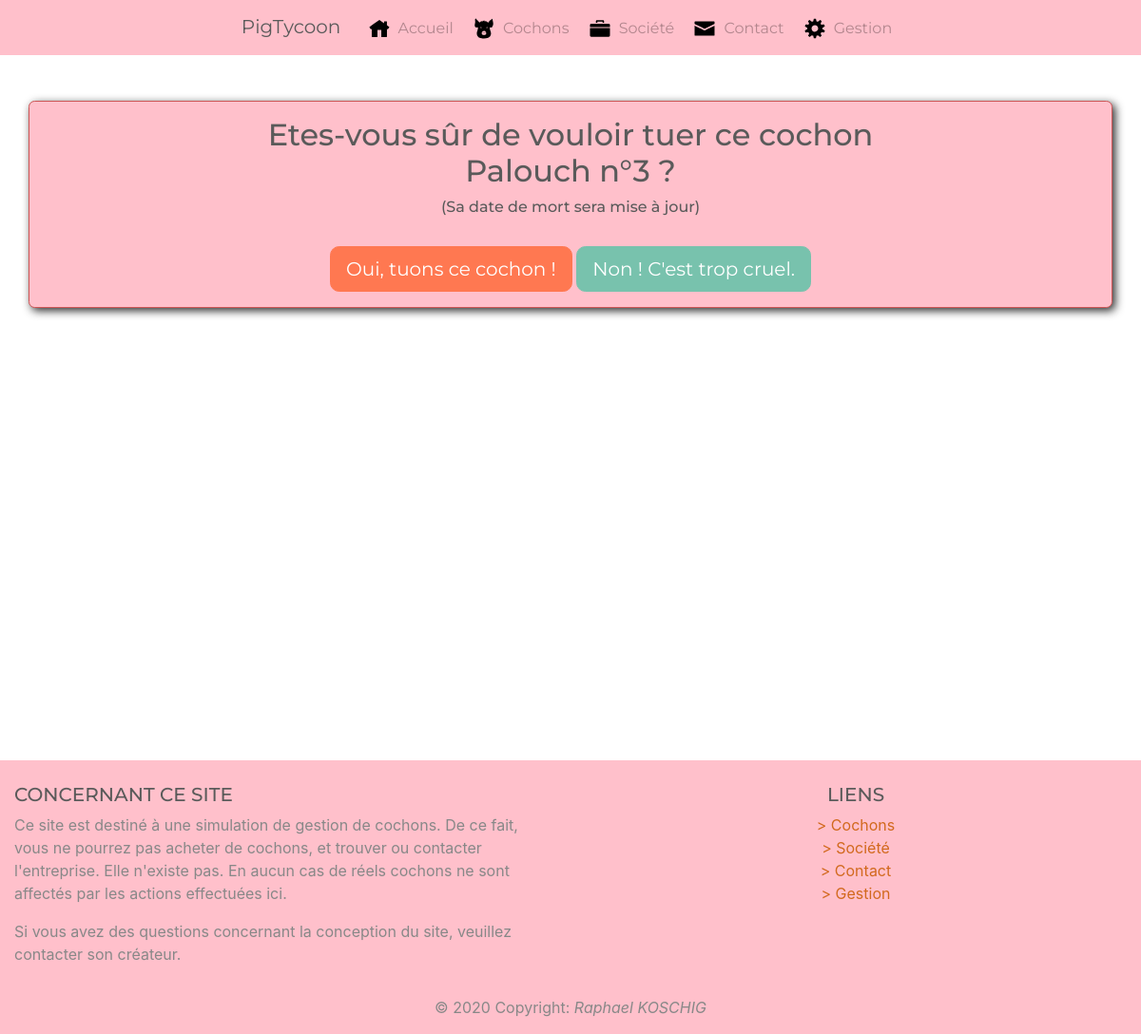
The page /index.php?action=killPig&id=3 on the database as committed earlier.
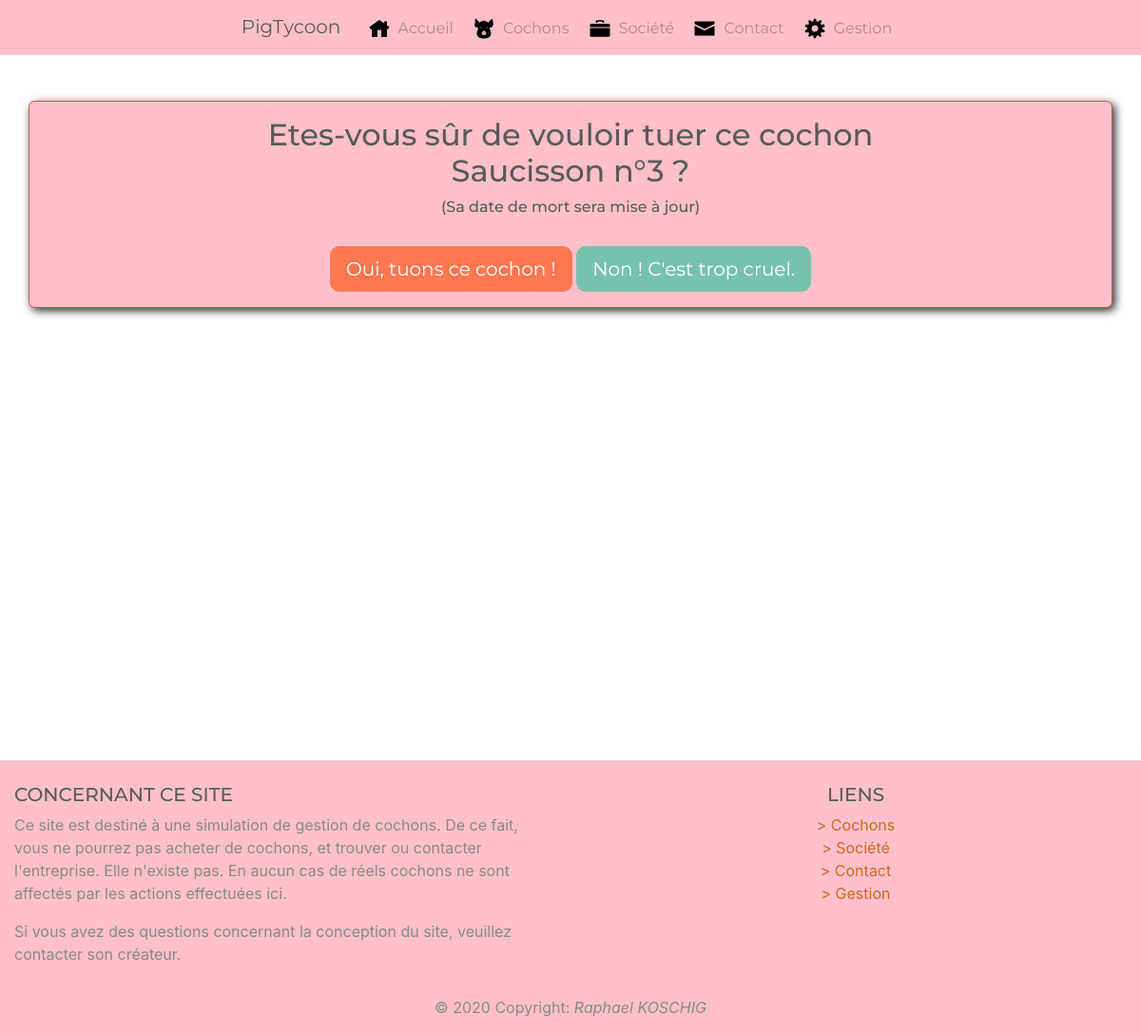
The same page on the database as committed later.
### tables this page shows
CREATE TABLE IF NOT EXISTS `pig` (
  `id_pig` int(11) NOT NULL AUTO_INCREMENT,
  `name_pig` varchar(100) NOT NULL,
  `sex_pig` tinyint(4) NOT NULL,
  `weight_pig` decimal(7,3) NOT NULL,
  `mother_pig` int(11) DEFAULT NULL,
  `father_pig` int(11) DEFAULT NULL,
  `birthdate_pig` datetime DEFAULT NULL,
  `deathdate_pig` datetime DEFAULT NULL,
  `state_pig` tinyint(4) NOT NULL DEFAULT '1',
  `thumbnail_pig` int(11) NOT NULL,
  `updated_at_pig` datetime DEFAULT NULL,
  PRIMARY KEY (`id_pig`),
  KEY `fk_pig_thumbnail` (`thumbnail_pig`)
);

### models/Manager.php (called while the page is built)
<?php
class Manager
{
    protected function dbConnect()
    {
        $db = new PDO('mysql:host=localhost;dbname=pigtycoon;charset=utf8', 'root', '');
        return $db;
    }
}

### models/PigManager.php (called while the page is built, shortened)
<?php
class PigManager extends Manager
{
    private $db;
    public function __construct()
    {
        $this->db = $this->dbConnect();
    }
    function getPig($pigId)
    {
        $req = $this->db->prepare('SELECT
                             pig1.id_pig, pig1.name_pig, pig1.sex_pig, type_sex,
                             pig1.weight_pig, pig1.mother_pig, pig1.father_pig,
                             pig1.birthdate_pig AS raw_birthdate_pig,
                             pig1.deathdate_pig AS raw_deathdate_pig,
                             name_photo,
                             pig2.name_pig AS mother_name,
                             pig3.name_pig AS father_name,
                             DATE_FORMAT(pig1.deathdate_pig, \'%d/%m/%Y\') AS deathdate_pig,
                             DATE_FORMAT(pig1.birthdate_pig, \'%d/%m/%Y à %Hh%imin\') AS birthdate_pig,
                             (DATEDIFF(pig1.deathdate_pig, NOW())) AS deathtime_pig
                             FROM pig AS pig1
                             LEFT OUTER JOIN pig AS pig2
                             ON pig2.id_pig = pig1.mother_pig
                             LEFT OUTER JOIN pig AS pig3
                             ON pig3.id_pig = pig1.father_pig
                             LEFT JOIN photo
                             ON photo.id_photo = pig1.thumbnail_pig
                             LEFT JOIN sex
                             ON pig1.sex_pig = sex.id_sex
                             WHERE pig1.id_pig = :pigId
                             AND pig1.state_pig = 1;');
        $req->bindParam(':pigId', $pigId);
        $req->execute();
        $pig = $req->fetch();
        return $pig;
    }
}

### views/backoffice/killPig.php (the view, shortened to what this page needs)
<div class="container containerPig bg-primary text-center">
    <div class="row justify-content-md-center">
        <div class="col-md-auto text-center">
            <h2>Etes-vous sûr de vouloir tuer ce cochon <br /><?php echo $pig['name_pig'] . ' n°' . $pig['id_pig']; ?> ?</h2>
            <h6>(Sa date de mort sera mise à jour)</h6>
            <br>
            <form action="services/killPig.php" method="POST">
                <div class="row justify-content-md-center">
                    <div class="form col-justify-content-md-center">
                        <button type="submit" class="btn btn-danger btn-lg" value="delete">Oui, tuons ce cochon !</button>
                        <a class="btn btn-primary btn-lg" href="index.php?action=adminListPigs">Non ! C'est trop cruel.</a>
                    </div>
                </div>
            </form>
        </div>
    </div>
</div>
<?php require('views/frontoffice/template.php'); ?>

Rows that differ between the two databases and show on the page:
changed pig id 3: name_pig "Palouch" → "Saucisson"
